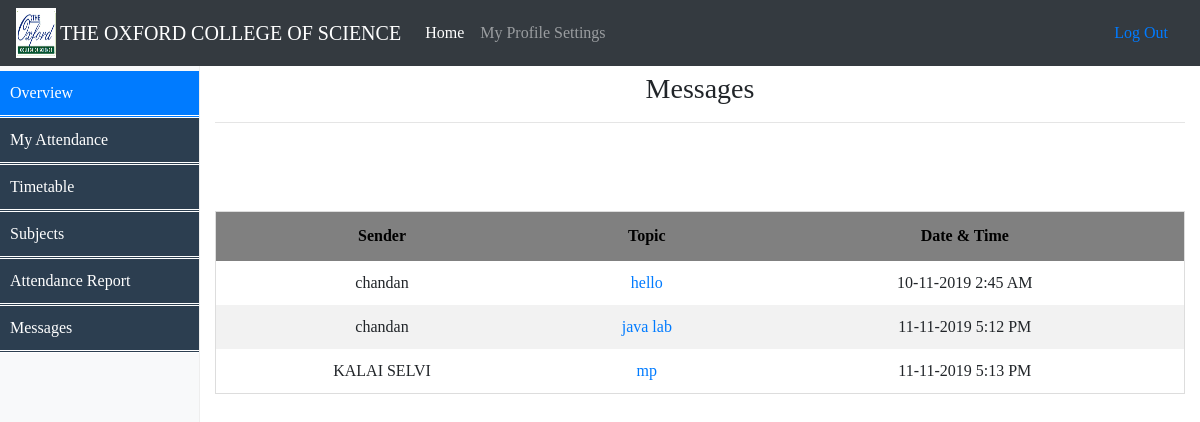
Screenshot of /Student/stud_notify.php (signed in) with the database file from the repository.
### tables this page shows
CREATE TABLE IF NOT EXISTS `notification` (
  `SrNo` int(11) NOT NULL AUTO_INCREMENT,
  `Sender` varchar(50) NOT NULL,
  `Topic` varchar(50) NOT NULL,
  `Target` varchar(30) NOT NULL,
  `Message` varchar(100) NOT NULL,
  `Date` varchar(30) NOT NULL,
  `Time` varchar(30) NOT NULL,
  PRIMARY KEY (`SrNo`)
);

### Student/session.php (called while the page is built, shortened)
<?php
$connection = mysqli_connect("localhost", "root", "");
$user_check=$_SESSION['login_user'];
$ses_sql=mysqli_query($connection,"select username from logindetails where username='$user_check'");
$row = mysqli_fetch_assoc($ses_sql);
$login_session =$row['username'];
?>

### Student/stud_notify.php (the view, shortened to what this page needs)
<!doctype html>
<?php
include('session.php');
?>
<html lang="en">
  <head>
	<link href="Assests/dropdown.css" rel="stylesheet">
    <link href="Assests/css/bootstrap.min.css" rel="stylesheet">
    <link href="Assests/css/dashboard.css" rel="stylesheet">
  </head>
 <body style="font-family:Verdana;font-size:16px;">
    <header>
      <nav class="navbar navbar-expand-md navbar-dark fixed-top bg-dark">
	  	<img src="collegelogo.png" alt="attendance" style="width:40px;height:50px;" align="left">&nbsp;
        <a class="navbar-brand" href="">THE OXFORD COLLEGE OF SCIENCE</a>
        <div class="collapse navbar-collapse" id="navbarsExampleDefault" style="font-size:10;">
          <ul class="navbar-nav mr-auto">
            <li class="nav-item active">
              <a class="nav-link" href="StudentProfile.php">Home <span class="sr-only">(current)</span></a>
            </li>
            <li class="nav-item">
			  <li class="dropdown">
				<a class="nav-link" href="javascript:void(0)" class="dropbtn">My Profile Settings</a>
			  </li>
            </li>
          </ul>
          <form class="form-inline mt-2 mt-md-0">
             <a class="nav-link" href="logout.php">Log Out</a>
          </form>
        </div>
      </nav>
    </header>
<div class="container-fluid">
      <div class="row">
		  <nav class="col-sm-3 col-md-2 d-none d-sm-block bg-light sidebar">
				<ul class="mainmenu nav nav-pills flex-column">
					<li class="nav-item">
						  <a class="nav-link active" href="#">Overview <span class="sr-only">(current)</span></a>
					 </li>
					<li class="nav-item"><a class="nav-link"href="Stud_AttendanceView.php">My Attendance</a></li>
					<li class="nav-item"><a class="nav-link"href="ViewTimetable.html">Timetable</a></li>
					<li class="nav-item"><a class="nav-link"href="Enroll.html">Subjects</a></li>
					<li><a href="SemesterReport.php">Attendance Report</a></li>
					<li><a href="stud_notify.php">Messages</a></li>
				</ul>
			</nav>
        <main role="main" class="col-sm-9 ml-sm-auto col-md-10 pt-3">
		<h3 align="center">Messages</h3>
		<hr>
			<?php
			$login=$login_session;
			$fact="select stud_id,course_id from logindetails where username='$login'";
			$s=mysqli_query($connection,$fact);
			$row3 = mysqli_fetch_assoc($s);
			$stud_id=$row3['stud_id'];
			$course_id=$row3['course_id'];
			$get_sem="select sem_no from student where stud_id='$stud_id'";
			$res_sem=mysqli_query($connection,$get_sem);
			$row_sem = mysqli_fetch_assoc($res_sem);
			$sem_no=$row_sem['sem_no'];
			$get_notify="select * from notification where target='$stud_id' or Target='$course_id' or target='$sem_no'";
			$res_noti=mysqli_query($connection,$get_notify);
			echo "<table>";
			echo "<tr>";
			echo "
				<th>Sender</th>
				<th>Topic</th>
				<th>Date & Time</th>
				<tr>";
			while($row_notify = mysqli_fetch_assoc($res_noti)){
				echo "<tr>";
				echo "<td>$row_notify[Sender]</td>";
				$SrNo=$row_notify['SrNo'];
				echo "<td><a href='open_msg.php?SrNo=$SrNo' color='black'>$row_notify[Topic]</a></td>";
				echo "<td>$row_notify[Date] $row_notify[Time]</td><br></tr>";
			}
			?>

### Student/Assests/css/dashboard.css (style rules this page uses)
body { padding-top: 3.5rem; }
.sidebar { position: fixed; top: 51px; bottom: 0; left: 0; z-index: 1000; padding: 20px 0; overflow-x: hidden; overflow-y: auto; border-right: 1px solid #eee; }
.sidebar .nav { margin-bottom: 20px; }
.sidebar .nav-item { width: 100%; }
.sidebar .nav-item + .nav-item { margin-left: 0; }
.sidebar .nav-link { border-radius: 0; }

### Student/stud_notify.php (style rules this page uses)
.mainmenu, .submenu { list-style-type: circle; padding: 0; margin: 0; }
.mainmenu a { display: block; background-color: #2c3e50; text-decoration: none; padding: 10px; color: white; border-bottom: double; }
table { border: 1px solid #ddd; border-collapse: collapse; width: 100%; text-align:center; }
th { border-bottom-style: solid; border-bottom-width: 0px; background-color: grey; color: black; padding: 5px 7px; height:50px; }
tr:nth-child(even) { background-color: #f2f2f2 }
td { padding:10px; }

### rows the page displays
notification: Sender "chandan", Topic "hello", Date "10-11-2019", Time "2:45 AM"
notification: Sender "chandan", Topic "java lab", Date "11-11-2019", Time "5:12 PM"
notification: Sender "KALAI SELVI", Topic "mp", Date "11-11-2019", Time "5:13 PM"
